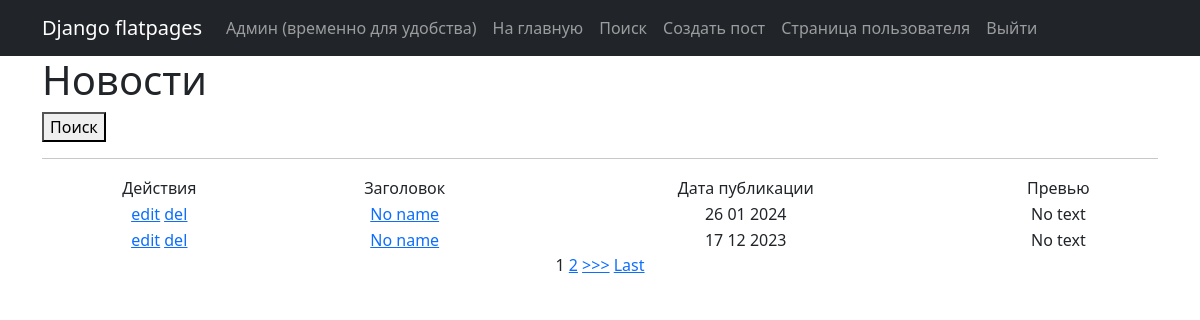
Before: /news/ with the older database file.
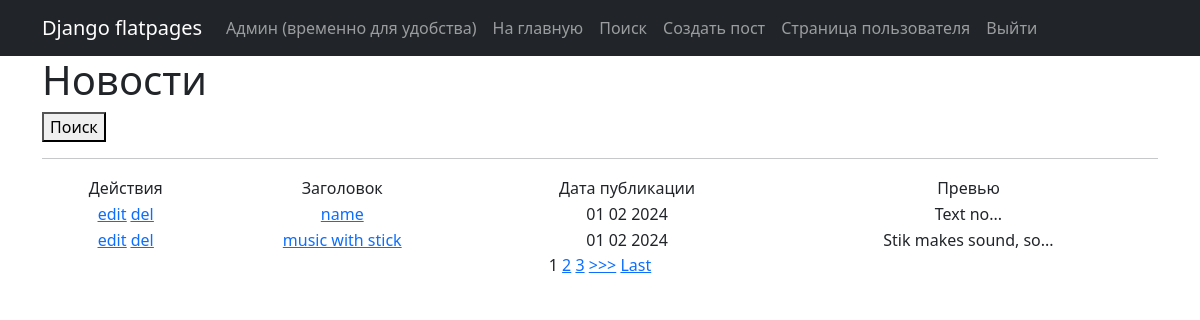
After: the same page with the newer database file.
### news/models.py (models this page shows, shortened)
class Post(models.Model):
    author = models.ForeignKey(Authors, on_delete=models.CASCADE)
    articleORnews = models.BooleanField()  # article true / news false
    date_time = models.DateTimeField(auto_now_add=True)
    m_to_m_cat = models.ManyToManyField(Category, through="PostCategory")
    name = models.CharField(max_length=255)
    text = models.TextField()
    rating = models.IntegerField(default=0)
    def preview(self):
        if not self.text:
            return 'No text'
        else:
            return self.text[:20] + '...'
    def self_name(self):
        if not self.name:
            return 'No name'
        else:
            return self.name

### news/views.py (the view)
# urls.py: path('', NewsList.as_view()),
class NewsList(ListView):
    model = Post
    ordering = '-date_time'
    template_name = 'news.html'
    context_object_name = 'news'
    paginate_by = 2
    def get_context_data(self, **kwargs):
        context = super().get_context_data(**kwargs)
        context['filter'] = NewsFilter(self.request.GET, queryset=self.get_queryset())
        context['form'] = NewsForm()
        return context

### templates/news.html (shortened to what this page needs)
{% extends 'flatpages/default.html' %}
{% block content %}
    <div class="col-lg-12 text-start">
    <h1>Новости</h1>
        <form action="search">
    <button>Поиск</button>
</form>
    <hr>
    {% if news %}
       <div class="col-lg-12 text-center">
       <table class="col-lg-12 text-center">
           <tr>
               <td>
                   Действия
               </td>
               <td>
                   Заголовок
               </td>
               <td>
                   Дата публикации
               </td>
               <td>
                   Превью
               </td>
           </tr>
           {% for post in news %}
           <tr>
               <td>
                   <a href="{% url 'post_update' post.id %}"><u>edit</u></a>
                   <a href="{% url 'post_delete' post.id %}"><u> del </u></a>
               </td>
               <td>
                   <a href="{% url 'post_detail' post.id %}">{{ post.self_name }}</a>
               </td>
               <td>
                   {{ post.date_time|date:'d m Y' }}
               </td>
               <td>
                   {{ post.preview }}
               </td>
           </tr>
           {% endfor %}
       </table>
       </div>
    {% else %}
        <h2>Нет новостей</h2>
    {% endif %}
    </div>
    <div class="col-lg-12 text-center">
{% if is_paginated %}
    {% for num in page_obj.paginator.page_range %}
        {% if page_obj.number == num %}
            <a>{{ num }}</a>
        {% elif num > page_obj.number|add:'-3' and num < page_obj.number|add:'3' %}            <a href="?page={{ num }}">{{ num }}</a>
        {% endif %}
    {% endfor %}
    {% if page_obj.has_next %}
        <a href="?page={{ page_obj.next_page_number }}">>>></a>
        <a href="?page={{ page_obj.paginator.num_pages }}">Last</a>
    {% endif %}
{% endif %}
    </div>
{% endblock content %}

Changed rows visible on the page:
no longer on this page (row unchanged): Post: self_name "No name", date_time "26 01 2024", preview "No text"
removed Post: self_name "No name", date_time "17 12 2023", preview "No text"
added Post: self_name "name", date_time "01 02 2024", preview "Text no..."
added Post: self_name "music with stick", date_time "01 02 2024", preview "Stik makes sound, so..."
Other visible differences:
new list line: "3"
